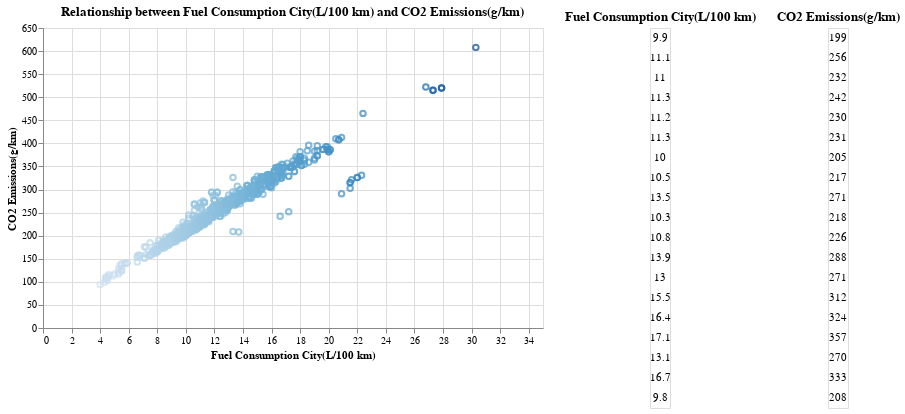

Notebook code cell kept with this figure:
### Code cell
# Plot relationship between City Fuel Consumption and CO2 Emissions
plot_three = scatter_plot('Fuel Consumption City(L/100 km)',
                          'CO2 Emissions(g/km)')
plot_three

### Figure 1 — Vega-Lite specification as saved in the notebook (floating-point values rounded to 4 significant figures; data arrays with more than 128 entries replaced by an {"elided": "..."} marker saying what was removed)
{"config": {"view": {"continuousWidth": 400, "continuousHeight": 300}}, "hconcat": [{"mark": "point", "encoding": {"color": {"condition": {"type": "quantitative", "field": "Fuel Consumption City(L/100 km)", "legend": null, "selection": "selector003"}, "value": "lightgray"}, "tooltip": {"type": "nominal", "field": "Brand & Model"}, "x": {"type": "quantitative", "field": "Fuel Consumption City(L/100 km)"}, "y": {"type": "quantitative", "axis": {"tickCount": 10}, "field": "CO2 Emissions(g/km)", "sort": "ascending"}}, "height": 300, "selection": {"selector003": {"type": "interval"}}, "title": "Relationship between Fuel Consumption City(L/100 km) and CO2 Emissions(g/km)", "width": 500}, {"hconcat": [{"mark": "text", "encoding": {"text": {"type": "quantitative", "field": "Fuel Consumption City(L/100 km)"}, "y": {"type": "ordinal", "axis": null, "field": "row_number"}}, "title": "Fuel Consumption City(L/100 km)", "transform": [{"window": [{"op": "row_number", "field": "", "as": "row_number"}]}, {"filter": {"selection": "selector003"}}, {"window": [{"op": "rank", "field": "row_number", "as": "rank"}]}, {"filter": "(datum.rank < 20)"}]}, {"mark": "text", "encoding": {"text": {"type": "quantitative", "field": "CO2 Emissions(g/km)"}, "y": {"type": "ordinal", "axis": null, "field": "row_number"}}, "title": "CO2 Emissions(g/km)", "transform": [{"window": [{"op": "row_number", "field": "", "as": "row_number"}]}, {"filter": {"selection": "selector003"}}, {"window": [{"op": "rank", "field": "row_number", "as": "rank"}]}, {"filter": "(datum.rank < 20)"}]}]}], "data": {"name": "data-02a7a5d72896c20d9d9dd58ecdacba98"}, "resolve": {"legend": {"color": "independent"}}, "$schema": "https://vega.github.io/schema/vega-lite/v4.8.1.json", "datasets": {"data-02a7a5d72896c20d9d9dd58ecdacba98": {"elided": "883 records"}}}
